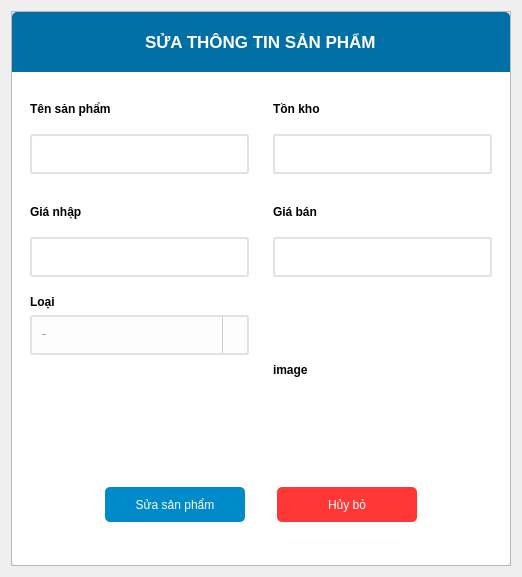
<?xml version="1.0" encoding="UTF-8"?>
<ui version="4.0">
 <class>Dialog</class>
 <widget class="QDialog" name="Dialog">
  <property name="geometry">
   <rect>
    <x>0</x>
    <y>0</y>
    <width>518</width>
    <height>573</height>
   </rect>
  </property>
  <property name="windowTitle">
   <string>Dialog</string>
  </property>
  <layout class="QHBoxLayout" name="horizontalLayout">
   <item>
    <widget class="QFrame" name="frame">
     <property name="sizePolicy">
      <sizepolicy hsizetype="Preferred" vsizetype="Expanding">
       <horstretch>0</horstretch>
       <verstretch>0</verstretch>
      </sizepolicy>
     </property>
     <property name="minimumSize">
      <size>
       <width>500</width>
       <height>555</height>
      </size>
     </property>
     <property name="maximumSize">
      <size>
       <width>500</width>
       <height>555</height>
      </size>
     </property>
     <property name="frameShape">
      <enum>QFrame::StyledPanel</enum>
     </property>
     <property name="frameShadow">
      <enum>QFrame::Raised</enum>
     </property>
     <layout class="QVBoxLayout" name="verticalLayout">
      <property name="spacing">
       <number>0</number>
      </property>
      <property name="leftMargin">
       <number>0</number>
      </property>
      <property name="topMargin">
       <number>0</number>
      </property>
      <property name="rightMargin">
       <number>0</number>
      </property>
      <property name="bottomMargin">
       <number>0</number>
      </property>
      <item alignment="Qt::AlignTop">
       <widget class="QFrame" name="frame_2">
        <property name="minimumSize">
         <size>
          <width>0</width>
          <height>60</height>
         </size>
        </property>
        <property name="styleSheet">
         <string notr="true">background-color: rgb(0, 111, 166);
border-top-left-radius:5px;
border-top-right-radius:5px;</string>
        </property>
        <property name="frameShape">
         <enum>QFrame::StyledPanel</enum>
        </property>
        <property name="frameShadow">
         <enum>QFrame::Raised</enum>
        </property>
        <layout class="QHBoxLayout" name="horizontalLayout_2">
         <item alignment="Qt::AlignHCenter">
          <widget class="QLabel" name="label">
           <property name="font">
            <font>
             <pointsize>13</pointsize>
             <weight>75</weight>
             <bold>true</bold>
            </font>
           </property>
           <property name="styleSheet">
            <string notr="true">color: rgb(255, 255, 255);</string>
           </property>
           <property name="text">
            <string>SỬA THÔNG TIN SẢN PHẨM</string>
           </property>
          </widget>
         </item>
        </layout>
       </widget>
      </item>
      <item>
       <widget class="QFrame" name="frame_3">
        <property name="sizePolicy">
         <sizepolicy hsizetype="Preferred" vsizetype="Expanding">
          <horstretch>0</horstretch>
          <verstretch>0</verstretch>
         </sizepolicy>
        </property>
        <property name="font">
         <font>
          <pointsize>9</pointsize>
         </font>
        </property>
        <property name="styleSheet">
         <string notr="true">background-color: rgb(255, 255, 255);
border-bottom-left-radius:5px;
border-bottom-right-radius:5px;</string>
        </property>
        <property name="frameShape">
         <enum>QFrame::StyledPanel</enum>
        </property>
        <property name="frameShadow">
         <enum>QFrame::Raised</enum>
        </property>
        <layout class="QVBoxLayout" name="verticalLayout_2">
         <property name="spacing">
          <number>0</number>
         </property>
         <item>
          <widget class="QFrame" name="frame_4">
           <property name="frameShape">
            <enum>QFrame::StyledPanel</enum>
           </property>
           <property name="frameShadow">
            <enum>QFrame::Raised</enum>
           </property>
           <layout class="QHBoxLayout" name="horizontalLayout_3">
            <property name="leftMargin">
             <number>0</number>
            </property>
            <property name="topMargin">
             <number>0</number>
            </property>
            <property name="rightMargin">
             <number>0</number>
            </property>
            <property name="bottomMargin">
             <number>0</number>
            </property>
            <item>
             <widget class="QFrame" name="frame_6">
              <property name="frameShape">
               <enum>QFrame::StyledPanel</enum>
              </property>
              <property name="frameShadow">
               <enum>QFrame::Raised</enum>
              </property>
              <layout class="QVBoxLayout" name="verticalLayout_3">
               <item>
                <widget class="QLabel" name="label_2">
                 <property name="font">
                  <font>
                   <pointsize>9</pointsize>
                   <weight>75</weight>
                   <bold>true</bold>
                  </font>
                 </property>
                 <property name="text">
                  <string>Tên sản phẩm</string>
                 </property>
                </widget>
               </item>
               <item>
                <widget class="QLineEdit" name="name_input">
                 <property name="minimumSize">
                  <size>
                   <width>0</width>
                   <height>40</height>
                  </size>
                 </property>
                 <property name="font">
                  <font>
                   <family>Segoe UI</family>
                   <pointsize>-1</pointsize>
                   <weight>50</weight>
                   <italic>false</italic>
                   <bold>false</bold>
                  </font>
                 </property>
                 <property name="styleSheet">
                  <string notr="true">#name_input{
	border: 2px solid rgb(226, 226, 226);
	border-radius:3px;
	font: 16px &quot;Segoe UI&quot;;
}
#name_input:focus{
	border: 2px solid rgb(0, 170, 255);        
    background: #ffffff;  
}</string>
                 </property>
                </widget>
               </item>
              </layout>
             </widget>
            </item>
            <item>
             <widget class="QFrame" name="frame_8">
              <property name="frameShape">
               <enum>QFrame::StyledPanel</enum>
              </property>
              <property name="frameShadow">
               <enum>QFrame::Raised</enum>
              </property>
              <layout class="QVBoxLayout" name="verticalLayout_4">
               <item>
                <widget class="QLabel" name="label_3">
                 <property name="font">
                  <font>
                   <pointsize>9</pointsize>
                   <weight>75</weight>
                   <bold>true</bold>
                  </font>
                 </property>
                 <property name="text">
                  <string>Tồn kho</string>
                 </property>
                </widget>
               </item>
               <item>
                <widget class="QLineEdit" name="stock_input">
                 <property name="minimumSize">
                  <size>
                   <width>0</width>
                   <height>40</height>
                  </size>
                 </property>
                 <property name="font">
                  <font>
                   <family>Segoe UI</family>
                   <pointsize>-1</pointsize>
                   <weight>50</weight>
                   <italic>false</italic>
                   <bold>false</bold>
                  </font>
                 </property>
                 <property name="styleSheet">
                  <string notr="true">#stock_input{
	border: 2px solid rgb(226, 226, 226);
	border-radius:3px;
	font: 16px &quot;Segoe UI&quot;;
}
#stock_input:focus{
	border: 2px solid rgb(0, 170, 255);        
    background: #ffffff;  
}</string>
                 </property>
                </widget>
               </item>
              </layout>
             </widget>
            </item>
           </layout>
          </widget>
         </item>
         <item>
          <widget class="QFrame" name="frame_11">
           <property name="frameShape">
            <enum>QFrame::StyledPanel</enum>
           </property>
           <property name="frameShadow">
            <enum>QFrame::Raised</enum>
           </property>
           <layout class="QHBoxLayout" name="horizontalLayout_4">
            <property name="leftMargin">
             <number>0</number>
            </property>
            <property name="topMargin">
             <number>0</number>
            </property>
            <property name="rightMargin">
             <number>0</number>
            </property>
            <property name="bottomMargin">
             <number>0</number>
            </property>
            <item>
             <widget class="QFrame" name="frame_13">
              <property name="frameShape">
               <enum>QFrame::StyledPanel</enum>
              </property>
              <property name="frameShadow">
               <enum>QFrame::Raised</enum>
              </property>
              <layout class="QVBoxLayout" name="verticalLayout_5">
               <item>
                <widget class="QLabel" name="label_4">
                 <property name="font">
                  <font>
                   <pointsize>9</pointsize>
                   <weight>75</weight>
                   <bold>true</bold>
                  </font>
                 </property>
                 <property name="text">
                  <string>Giá nhập</string>
                 </property>
                </widget>
               </item>
               <item>
                <widget class="QLineEdit" name="import_input">
                 <property name="minimumSize">
                  <size>
                   <width>0</width>
                   <height>40</height>
                  </size>
                 </property>
                 <property name="font">
                  <font>
                   <family>Segoe UI</family>
                   <pointsize>-1</pointsize>
                   <weight>50</weight>
                   <italic>false</italic>
                   <bold>false</bold>
                  </font>
                 </property>
                 <property name="styleSheet">
                  <string notr="true">#import_input{
	border: 2px solid rgb(226, 226, 226);
	border-radius:3px;
	font: 16px &quot;Segoe UI&quot;;
}
#import_input:focus{
	border: 2px solid rgb(0, 170, 255);        
    background: #ffffff;  
}</string>
                 </property>
                </widget>
               </item>
              </layout>
             </widget>
            </item>
            <item>
             <widget class="QFrame" name="frame_14">
              <property name="frameShape">
               <enum>QFrame::StyledPanel</enum>
              </property>
              <property name="frameShadow">
               <enum>QFrame::Raised</enum>
              </property>
              <layout class="QVBoxLayout" name="verticalLayout_6">
               <item>
                <widget class="QLabel" name="label_5">
                 <property name="font">
                  <font>
                   <pointsize>9</pointsize>
                   <weight>75</weight>
                   <bold>true</bold>
                  </font>
                 </property>
                 <property name="text">
                  <string>Giá bán</string>
                 </property>
                </widget>
               </item>
               <item>
                <widget class="QLineEdit" name="selling_input">
                 <property name="minimumSize">
                  <size>
                   <width>0</width>
                   <height>40</height>
                  </size>
                 </property>
                 <property name="font">
                  <font>
                   <family>Segoe UI</family>
                   <pointsize>-1</pointsize>
                   <weight>50</weight>
                   <italic>false</italic>
                   <bold>false</bold>
                  </font>
                 </property>
                 <property name="styleSheet">
                  <string notr="true">#selling_input{
	border: 2px solid rgb(226, 226, 226);
	border-radius:3px;
	font: 16px &quot;Segoe UI&quot;;
}
#selling_input:focus{
	border: 2px solid rgb(0, 170, 255);        
    background: #ffffff;  
}</string>
                 </property>
                </widget>
               </item>
              </layout>
             </widget>
            </item>
           </layout>
          </widget>
         </item>
         <item>
          <widget class="QFrame" name="frame_9">
           <property name="frameShape">
            <enum>QFrame::StyledPanel</enum>
           </property>
           <property name="frameShadow">
            <enum>QFrame::Raised</enum>
           </property>
           <layout class="QHBoxLayout" name="horizontalLayout_5">
            <property name="leftMargin">
             <number>0</number>
            </property>
            <property name="topMargin">
             <number>0</number>
            </property>
            <property name="rightMargin">
             <number>0</number>
            </property>
            <property name="bottomMargin">
             <number>0</number>
            </property>
            <item alignment="Qt::AlignTop">
             <widget class="QFrame" name="frame_5">
              <property name="frameShape">
               <enum>QFrame::StyledPanel</enum>
              </property>
              <property name="frameShadow">
               <enum>QFrame::Raised</enum>
              </property>
              <layout class="QVBoxLayout" name="verticalLayout_8">
               <item>
                <widget class="QLabel" name="label_7">
                 <property name="font">
                  <font>
                   <pointsize>9</pointsize>
                   <weight>75</weight>
                   <bold>true</bold>
                  </font>
                 </property>
                 <property name="text">
                  <string>Loại</string>
                 </property>
                </widget>
               </item>
               <item>
                <widget class="QComboBox" name="type_comboBox">
                 <property name="minimumSize">
                  <size>
                   <width>130</width>
                   <height>40</height>
                  </size>
                 </property>
                 <property name="font">
                  <font>
                   <family>Segoe UI</family>
                   <pointsize>-1</pointsize>
                   <weight>50</weight>
                   <italic>false</italic>
                   <bold>false</bold>
                  </font>
                 </property>
                 <property name="styleSheet">
                  <string notr="true">QComboBox#type_comboBox {
    border: 2px solid rgb(226, 226, 226);    
    border-radius: 3px;           
    padding: 6px 10px;             
    background: #fdfdfd;           
    font: 16px &quot;Segoe UI&quot;;
}

QComboBox#type_comboBox:focus {
    border: 2px solid rgb(0, 170, 255);        
    background: #ffffff;           
}

QComboBox#type_comboBox::drop-down {
    subcontrol-origin: padding;
    subcontrol-position: top right;
    width: 24px;
    border-left: 1px solid #ccc;
}

QComboBox#type_comboBox::down-arrow {
	image: url(:/UI/icons/chevron-down.svg);
    width: 12px;
    height: 12px;
}
</string>
                 </property>
                 <item>
                  <property name="text">
                   <string>Croissant</string>
                  </property>
                 </item>
                 <item>
                  <property name="text">
                   <string>Tart</string>
                  </property>
                 </item>
                 <item>
                  <property name="text">
                   <string>Mousse</string>
                  </property>
                 </item>
                </widget>
               </item>
              </layout>
             </widget>
            </item>
            <item>
             <widget class="QFrame" name="frame_7">
              <property name="frameShape">
               <enum>QFrame::StyledPanel</enum>
              </property>
              <property name="frameShadow">
               <enum>QFrame::Raised</enum>
              </property>
              <layout class="QVBoxLayout" name="verticalLayout_9">
               <item>
                <widget class="QLabel" name="label_8">
                 <property name="minimumSize">
                  <size>
                   <width>150</width>
                   <height>150</height>
                  </size>
                 </property>
                 <property name="maximumSize">
                  <size>
                   <width>150</width>
                   <height>150</height>
                  </size>
                 </property>
                 <property name="font">
                  <font>
                   <pointsize>9</pointsize>
                   <weight>75</weight>
                   <bold>true</bold>
                  </font>
                 </property>
                 <property name="text">
                  <string>image</string>
                 </property>
                </widget>
               </item>
              </layout>
             </widget>
            </item>
           </layout>
          </widget>
         </item>
         <item alignment="Qt::AlignHCenter">
          <widget class="QFrame" name="frame_15">
           <property name="frameShape">
            <enum>QFrame::StyledPanel</enum>
           </property>
           <property name="frameShadow">
            <enum>QFrame::Raised</enum>
           </property>
           <layout class="QHBoxLayout" name="horizontalLayout_6">
            <property name="spacing">
             <number>32</number>
            </property>
            <item>
             <widget class="QToolButton" name="updateproduct_btn">
              <property name="minimumSize">
               <size>
                <width>140</width>
                <height>35</height>
               </size>
              </property>
              <property name="styleSheet">
               <string notr="true">#updateproduct_btn{
	background-color: rgb(0, 138, 202);
	color: rgb(255, 255, 255);
	font: 15px &quot;Segoe UI&quot;;
	border-radius:5px;
}
#updateproduct_btn::hover{
	
	
	background-color: rgb(0, 85, 127);
}</string>
              </property>
              <property name="text">
               <string>Sửa sản phẩm</string>
              </property>
             </widget>
            </item>
            <item>
             <widget class="QToolButton" name="cancel_btn">
              <property name="minimumSize">
               <size>
                <width>140</width>
                <height>35</height>
               </size>
              </property>
              <property name="styleSheet">
               <string notr="true">#cancel_btn{
	background-color: rgb(255, 55, 55);
	color: rgb(255, 255, 255);
	font: 15px &quot;Segoe UI&quot;;
	border-radius:5px;
}

#cancel_btn::hover{
	
	background-color: rgb(203, 0, 0);
}</string>
              </property>
              <property name="text">
               <string>Hủy bỏ</string>
              </property>
             </widget>
            </item>
           </layout>
          </widget>
         </item>
        </layout>
       </widget>
      </item>
     </layout>
    </widget>
   </item>
  </layout>
 </widget>
 <resources>
  <include location="../../../resources/resources.qrc"/>
 </resources>
 <connections/>
</ui>
